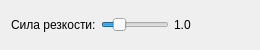
<?xml version="1.0" encoding="UTF-8"?>
<ui version="4.0">
 <class>SharpenFilterWidget</class>
 <widget class="QWidget" name="SharpenFilterWidget">
  <property name="geometry">
   <rect>
    <x>0</x>
    <y>0</y>
    <width>260</width>
    <height>50</height>
   </rect>
  </property>
  <property name="minimumSize">
   <size>
    <width>0</width>
    <height>50</height>
   </size>
  </property>
  <layout class="QHBoxLayout" name="horizontalLayout">
   <property name="spacing">
    <number>5</number>
   </property>
   <item>
    <widget class="QLabel" name="label">
     <property name="text">
      <string>Сила резкости:</string>
     </property>
    </widget>
   </item>
   <item>
    <widget class="ClickableSlider" name="strengthSlider">
     <property name="minimum">
      <number>0</number>
     </property>
     <property name="maximum">
      <number>50</number>
     </property>
     <property name="value">
      <number>10</number>
     </property>
     <property name="tracking">
      <bool>false</bool>
     </property>
     <property name="orientation">
      <enum>Qt::Horizontal</enum>
     </property>
    </widget>
   </item>
   <item>
    <widget class="QLabel" name="valueLabel">
     <property name="text">
      <string>1.0</string>
     </property>
     <property name="minimumSize">
      <size>
       <width>50</width>
       <height>0</height>
      </size>
     </property>
    </widget>
   </item>
   <item>
    <spacer name="horizontalSpacer">
     <property name="orientation">
      <enum>Qt::Horizontal</enum>
     </property>
     <property name="sizeHint" stdset="0">
      <size>
       <width>40</width>
       <height>20</height>
      </size>
     </property>
    </spacer>
   </item>
  </layout>
 </widget>
 <customwidgets>
  <customwidget>
   <class>ClickableSlider</class>
   <extends>QSlider</extends>
   <header>gui/ClickableSlider.h</header>
  </customwidget>
 </customwidgets>
 <resources/>
 <connections/>
</ui>
